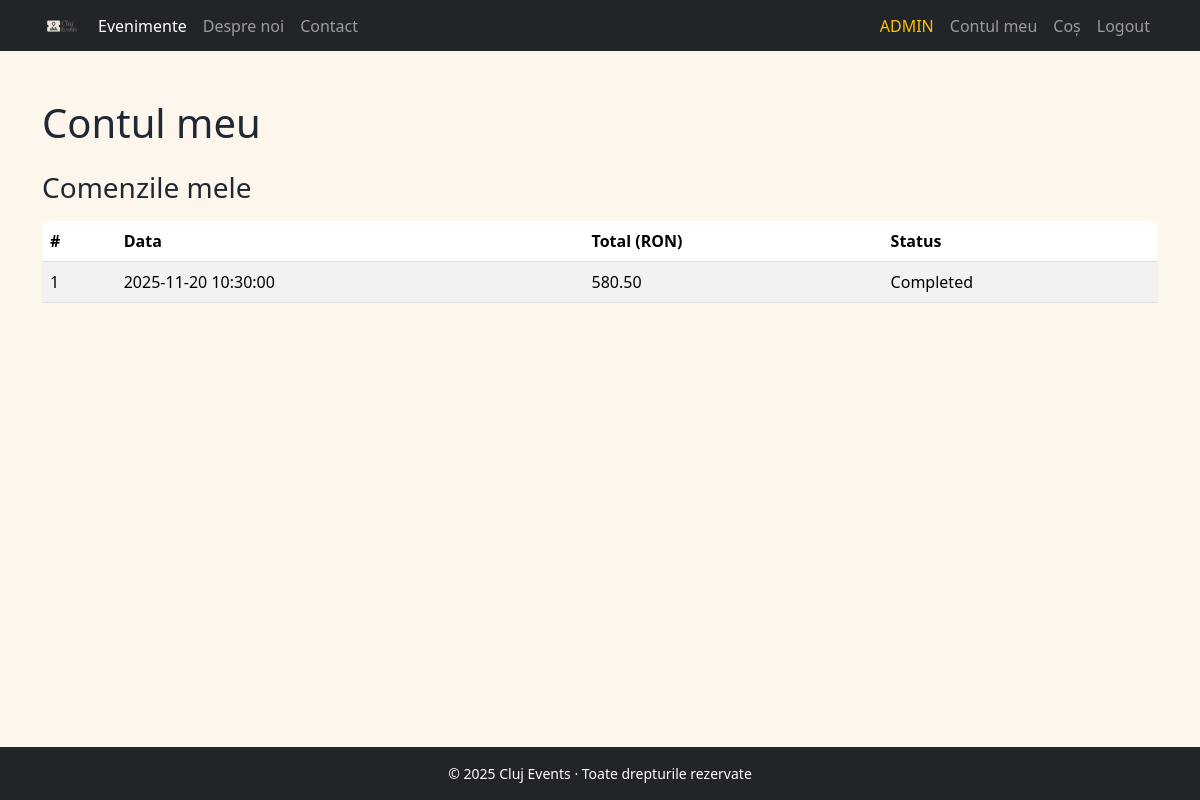
/public/my_account.php (signed in), run on the app's committed database.
### tables this page shows
CREATE TABLE IF NOT EXISTS `orders` (
  `id_order` int NOT NULL AUTO_INCREMENT,
  `id_user` int NOT NULL,
  `total_amount` decimal(10,2) NOT NULL,
  `order_status` varchar(50) NOT NULL,
  `stripe_transaction_id` varchar(255) DEFAULT NULL,
  `created_at` datetime DEFAULT CURRENT_TIMESTAMP,
  PRIMARY KEY (`id_order`),
  KEY `user_id` (`id_user`)
);

### classes/db_controller.php (called while the page is built, shortened)
<?php
class db_controller {
    private PDO $conn;
    public function __construct() {
        try {
            $dsn = "mysql:host=" . DB_HOST . ";dbname=" . DB_NAME;
            $this->conn = new PDO($dsn, DB_USER, DB_PASS, [
                PDO::ATTR_ERRMODE => PDO::ERRMODE_EXCEPTION,
                PDO::ATTR_DEFAULT_FETCH_MODE => PDO::FETCH_ASSOC
            ]);
        } catch (PDOException $e) {
            die("Eroare la conectare: " . $e->getMessage());
        }
    }
    public function select(string $query, array $params = []): array {
        $stmt = $this->conn->prepare($query);
        $stmt->execute($params);
        return $stmt->fetchAll();
    }
}

### classes/order_service.php (called while the page is built, shortened)
<?php
require_once 'db_controller.php';
class orderService {
    private db_controller $db;
    public function __construct() {
        $this->db = new db_controller();
    }
    public function getOrdersByUser(int $id_user): array
    {
        $query = "SELECT
            id_order,
            total_amount,
            order_status,
            created_at
            FROM ORDERS
            WHERE id_user = ?
            ORDER BY created_at DESC
        ";
        return $this->db->select($query, [$id_user]);
    }
}

### public/my_account.php (the view, shortened to what this page needs)
<?php
require_once '../classes/order_service.php';
$userId = (int)$_SESSION['user_id'];
$orderService = new orderService();
$orders = $orderService->getOrdersByUser($userId);
include 'header.php';
?>
<main class="py-4">
    <div class="container mt-4">
        <h1>Contul meu</h1>
        <h3 class="mt-4 mb-3">Comenzile mele</h3>
        <?php if(!empty($orders)): ?>
            <table class="table table-striped">
                <thead>
                    <tr>
                        <th>#</th>
                        <th>Data</th>
                        <th>Total (RON)</th>
                        <th>Status</th>
                    </tr>
                </thead>
                <tbody>
                <?php foreach($orders as $order): ?>
                    <tr>
                        <td><?= (int)$order['id_order'] ?></td>
                        <td><?= htmlspecialchars($order['created_at'])?></td>
                        <td><?= number_format($order['total_amount'], 2)?></td>
                        <td><?= htmlspecialchars($order['order_status']) ?></td>
                    </tr>
                <?php endforeach; ?>
                </tbody>
            </table>
        <?php else: ?>
            <p>Nu ai încă nicio comandă.</p>
        <?php endif; ?>
    </div>
</main>
<?php
include 'footer.php';
?>

### assets/css/style.css (style rules this page uses)
:root { --brown-main: #b37a4c; --brown-dark: #8a5a32; }
body { background-color: #fdf6ec; color: #1f2933; font-family: system-ui, -apple-system, BlinkMacSystemFont, "Segoe UI", sans-serif; }

### data on the page
orders: id_order "1", created_at "2025-11-20 10:30:00", total_amount "580.50", order_status "Completed"
